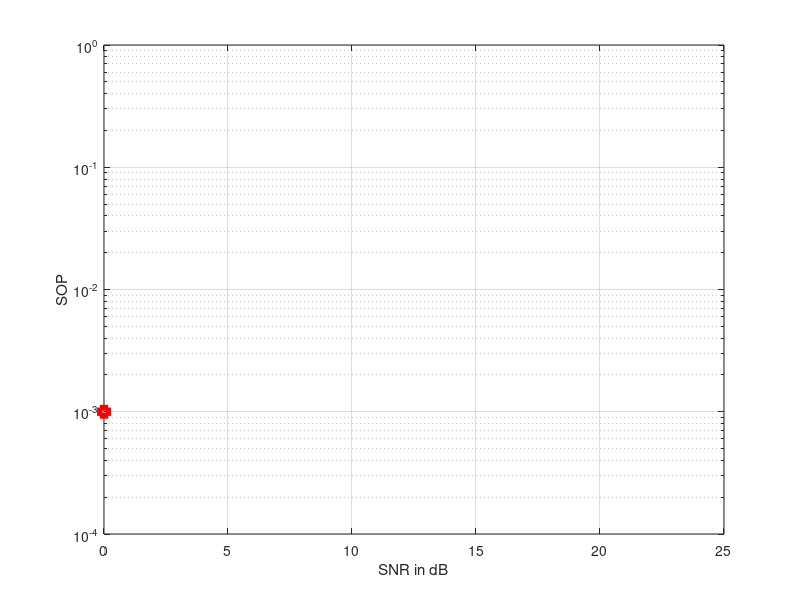

This figure's MATLAB source:
clear all; close all; clc;
%%
M = 4; N = 3; K = 2;
var = 1;
e = ones(M,1);
dB = 0:5:25;
samples= 1e3;
SOP=0;
for ii =  1:samples
    gd = [];
    ge = [];
    for si = 1:length(dB)
        SNR = 10^(dB(si)/10);
        gd_temp = [];
        ge_temp = [];
        var = 1;
        H = sqrt(var/2)*(randn(N,M)+i*randn(N,M));
        G = sqrt(var/2)*(randn(K,M)+i*randn(K,M));
        w = [];
        for i = 1:2^M -2
            jammer_set = de2bi(i, M);
            relay_set = 1 - jammer_set;
            H_R = H * diag(relay_set);
            H_J = H * diag(jammer_set);
            Q = inv(SNR*(H_J * H_J') + eye(N)) * (SNR*(H_R*e)*(H_R*e)');
            [u, v] = eig(Q);
            [u,v] = eig(Q);
            v_max = abs(max(max(v)));
            [a,~] = (find(abs(v) == v_max));
            gd_temp = [gd_temp v_max];
            
            [~,L2] = find(jammer_set==1);
            [~,L1] = find(relay_set==1);
            ge_num = G(:, L1);
            ge_denom = G(:, L2);
            ge_num = abs(sum(ge_num)).^2;
            ge_denom = sum(abs(ge_denom).^2);
            temp = max((SNR*ge_num)./(1+ge_denom*SNR));
            ge_temp = [ge_temp (temp)];
        end
        gd = [gd; gd_temp];
        ge = [ge; ge_temp];
    end
    R1 = [];
    for i = 1:14
        R=max(0.5*(log2(1+gd(:,i))-log2(1+ge(:,i))),0);
        R1 = [R1 R];
%         SOP = SOP+Ri;
    end
    R1 = max(R1');
    R1 = R1';
    Ri=(R1<1);
    SOP = SOP+Ri;
end
%%
Pout = SOP/(samples);
semilogy(dB, Pout,'-sr','LineWidth',4);
hold on; grid on;
ylim([10^-4 1]);
xlabel("SNR in dB");
ylabel("SOP");
